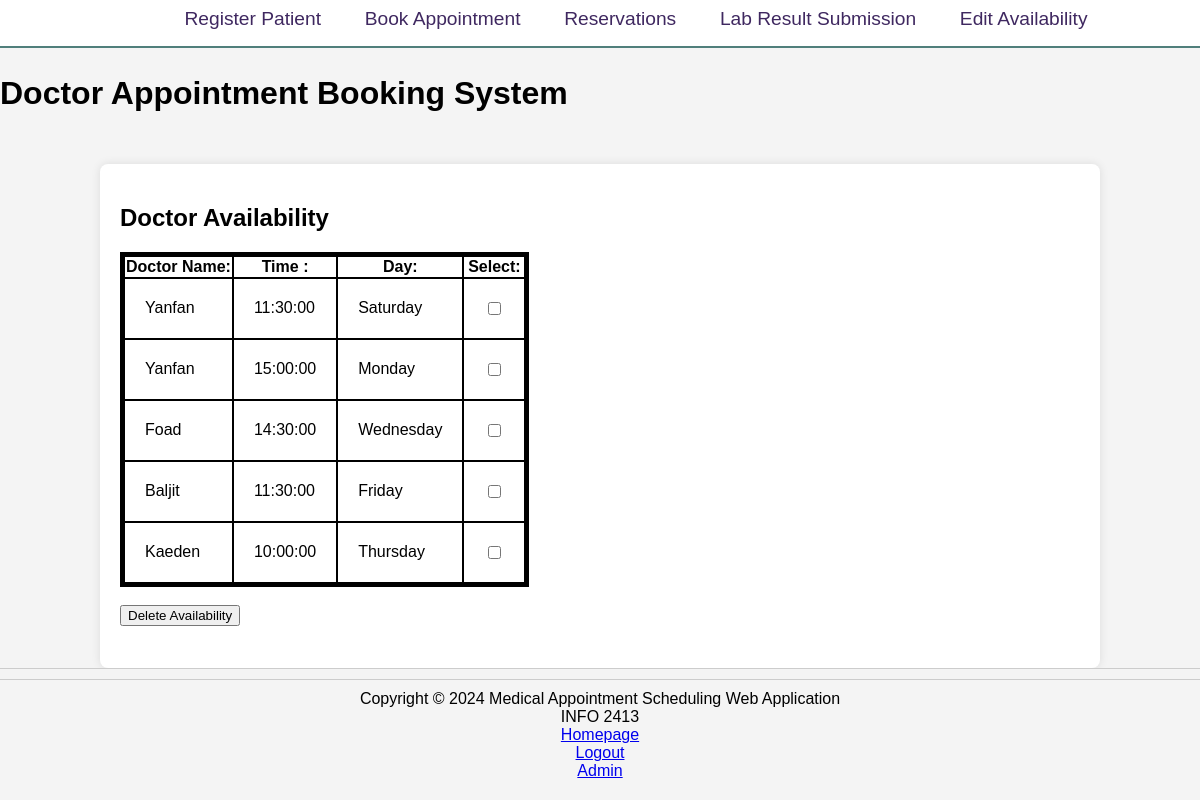
The page /employee/makeUnavailabletime.php on the database its author committed.
### tables this page shows
CREATE TABLE `availability` (
  `aptNumber` int(11) NOT NULL,
  `Status` varchar(100) NOT NULL,
  `Time` time NOT NULL,
  `Day` text NOT NULL,
  `medicalLicence` int(11) DEFAULT NULL,
  `healthNo` int(11) DEFAULT NULL
);

CREATE TABLE `doctors` (
  `medicalLicence` int(11) NOT NULL,
  `doctorName` text NOT NULL,
  `email` text NOT NULL,
  `phoneNo` int(11) NOT NULL,
  `address` text NOT NULL,
  `specialization` text NOT NULL
);

### employee/makeUnavailabletime.php (the view, shortened to what this page needs)
<?php
	$con=new mysqli ('localhost', 'root', '','project_final');
?>
<?php include 'header.php'; ?>
<body>
<div class="container">
<HEADER><h2>Doctor Availability</h2></HEADER>
<form action=" " method="post" >
<table id="book">
<tr>
<th> Doctor Name:</th>
<th>Time :</th>
<th>Day:</th>
<th>Select:</th>
</tr>
<?php
$query2 = "select Time, Day, doctors.doctorName, registration.lname, registration.fname from Availability
INNER JOIN doctors
ON Availability.medicalLicence = doctors.medicalLicence
INNER JOIN registration ON Availability.healthNo = registration.healthNo and Status = 'Available' ";
$statement = mysqli_query($con,$query2);
 $count=0;
while($row = $statement->fetch_assoc())
{
    echo"<tr>" ;
    echo"<td>" . $row['doctorName'] . "</td>";
    echo"<td>" . $row['Time'] . "</td>";
    echo "<td>" . $row['Day'] . "</td>";
    echo"<td>" ."<input type='checkbox' id='check' name='check' value='$count'>"."</td>" ;
    echo"</tr>";
    $count++;
}
?>
</table><br>
 <input name='book'  type='submit' value ='Delete Availability' >
</form>
</div>
</body>
<footer><?php include 'footer.php'; ?>
</footer>
</html>

### employee/header.php (shortened to what this page needs)
<!DOCTYPE html>
<html>
<head>
    <link rel="stylesheet" href="../style.css">
</head>
<nav>
<ul>
<li> <a href='register_patient.php'>Register Patient</a></li>
<li> <a href='book_appointment.php'>Book Appointment</a></li>
        <li> <a href='show_all_appointments.php'>Reservations</a></li>
        <li> <a href='lab_result_submission_form.php'>Lab Result Submission</a></li>
        <li> <a href='reset_doctor_availability.php'>Edit Availability</a></li>
</ul>
</nav>
<body>
<header>
<br>
<br>
    <h1>Doctor Appointment Booking System</h1>
</header>

### employee/footer.php
<footer>
        Copyright &copy; 2024 Medical Appointment Scheduling Web Application<br>
            INFO 2413 <br>
<a href='home.php'>Homepage</a>
<br>
<a href="logout.php"><i class="fas fa-sign-out-alt"></i>Logout</a>
<br>
<a href='../Admin/index.php'>Admin</a>
      </footer>

### style.css (style rules this page uses)
body { font-family: Arial, sans-serif; background-color: #f4f4f4; margin: 0; padding: 0; min-height: 100vh; display: flex; flex-direction: column; }
.container { width: 80%; margin: auto; background: white; padding: 20px; box-shadow: 0 0 10px rgba(0, 0, 0, 0.1); margin-top: 30px; border-radius: 8px; flex-grow: 1; display: flex; flex-direction: column; }
nav { text-align: center; border-bottom: 2px solid #507f7b; padding: 1em; padding-top: 0.5em; padding-right: 0em; position: fixed; top:0; left:0; text-align:; z-index:9999; background-color: white; width: 100%; z-index: 9999; display: inline; }
nav li { width: 40%; padding: 0px 1em; display: inline; }
nav ul { list-style-type: none; margin:0; font-size: 1.2em; display: inline; flex-wrap: wrap; }
nav a { text-decoration: none; }
nav a:link { color: #3F2860; }
footer { text-align: center; padding: 10px 0; background: #f4f4f4; border-top: 1px solid #ccc; }
table { border-collapse: separate; border-spacing: 50px 0; }
td { padding: 20px; }
table, th, td { border: 2px solid black; }
#book { border: 1px solid black; border-collapse: collapse; border-width: 5; padding: 0px; width: ; }

### rows shown on the page
availability: medicalLicence.doctorName "Yanfan", Time "11:30:00", Day "Saturday"
availability: medicalLicence.doctorName "Yanfan", Time "15:00:00", Day "Monday"
availability: medicalLicence.doctorName "Foad", Time "14:30:00", Day "Wednesday"
availability: medicalLicence.doctorName "Baljit", Time "11:30:00", Day "Friday"
availability: medicalLicence.doctorName "Kaeden", Time "10:00:00", Day "Thursday"
